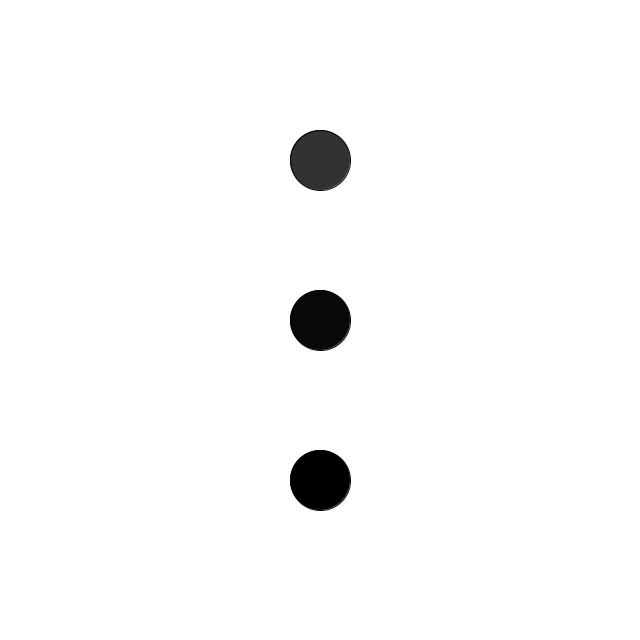
Frame 1 (no input)
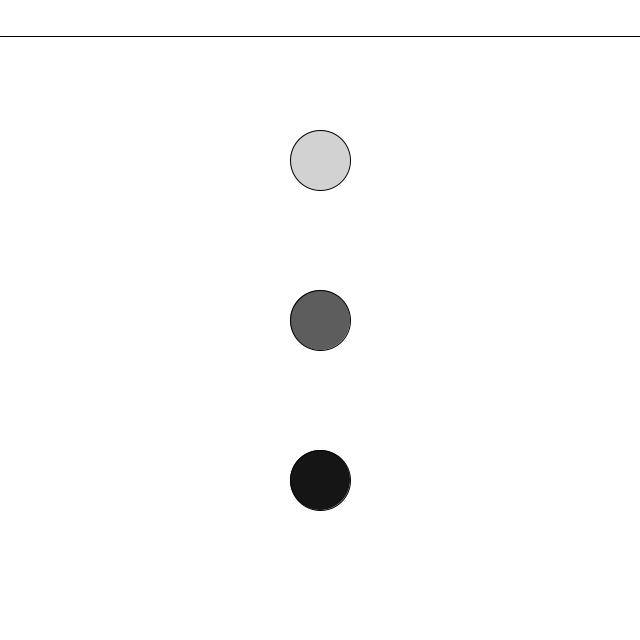
Frame 60 (the mouse pressed at the canvas centre just before this capture)
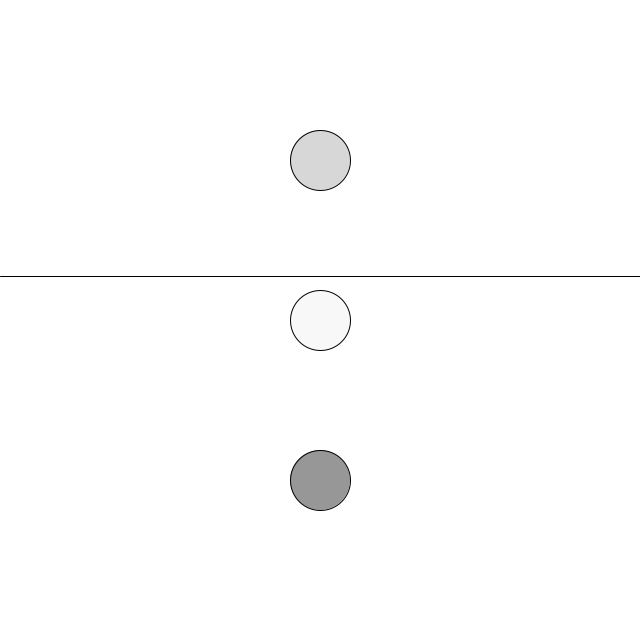
Frame 120 (the mouse held since frame 60 and released just before this capture)

The Processing sketch that drew these frames (run headless with seeded random() and noise(); from frame 60 on, the mouse is pressed at the canvas centre):

// Processing sketch: bellCurveLedFadeSimulation
// ── bellCurveLedFadeSimulation.pde
int speed = 4;

// change spread to make the bell curve wiser or narrower
int spread = 200;

// set the postion to start above the screen so the first circle is dark
int bellCurveCenter = -spread;

int[] ledPos;

void setup() {
  size(640, 640);

  ledPos = new int[3];
  // three different heights to put three different circle on screen
  ledPos[0] = height/4;
  ledPos[1] = height/2;
  ledPos[2] = height - height/4;
}

void draw() {
  background(255);

  //these ellipses correspond to your three LEDs

  for (int i=0; i< ledPos.length; i++) {
    // this is the juicy part
    // i'm taking the position of the circle and finding the distance of each LED from the center of our bell curve
    float distance = abs(ledPos[i]-bellCurveCenter);
    // this is the formula for the bell curve, multiply by 255 to put in the proper range for brightness
    float brightness = exp(-0.5*pow(distance/spread, 2.))*255;
    fill(brightness);
    // instead of ellipse you'll analogWrite your LED here, of course
    ellipse(width/2, ledPos[i], 60, 60);
  }

  // just to show where the current center is
  // you don't need this in Arduino of course
  line(0, bellCurveCenter, width, bellCurveCenter);

  // move the center
  // you could adjust the speed with your potentiometer
  bellCurveCenter += speed;

  // start it over when it reaches the end
  // reset based on the spread so that it fades all the way out before resetting
  if (bellCurveCenter>height+spread) {
    bellCurveCenter = -spread;
  }
}
